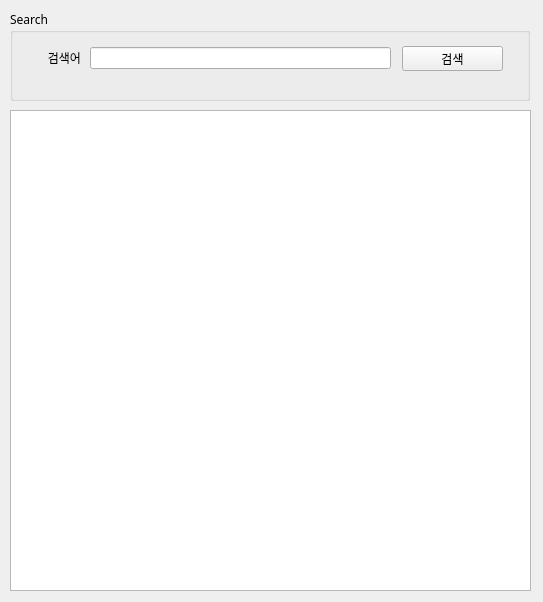
<?xml version="1.0" encoding="UTF-8"?>
<ui version="4.0">
 <class>frmNaverSearch</class>
 <widget class="QWidget" name="frmNaverSearch">
  <property name="geometry">
   <rect>
    <x>0</x>
    <y>0</y>
    <width>543</width>
    <height>602</height>
   </rect>
  </property>
  <property name="sizePolicy">
   <sizepolicy hsizetype="Fixed" vsizetype="Fixed">
    <horstretch>0</horstretch>
    <verstretch>0</verstretch>
   </sizepolicy>
  </property>
  <property name="windowTitle">
   <string>네이버 뉴스 검색</string>
  </property>
  <widget class="QGroupBox" name="groupBox">
   <property name="geometry">
    <rect>
     <x>10</x>
     <y>10</y>
     <width>520</width>
     <height>91</height>
    </rect>
   </property>
   <property name="font">
    <font>
     <family>나눔고딕코딩</family>
    </font>
   </property>
   <property name="title">
    <string>Search</string>
   </property>
   <widget class="QLabel" name="label">
    <property name="geometry">
     <rect>
      <x>20</x>
      <y>38</y>
      <width>51</width>
      <height>20</height>
     </rect>
    </property>
    <property name="text">
     <string>검색어</string>
    </property>
    <property name="alignment">
     <set>Qt::AlignRight|Qt::AlignTrailing|Qt::AlignVCenter</set>
    </property>
   </widget>
   <widget class="QLineEdit" name="txtSearch">
    <property name="geometry">
     <rect>
      <x>80</x>
      <y>37</y>
      <width>301</width>
      <height>22</height>
     </rect>
    </property>
   </widget>
   <widget class="QPushButton" name="btnSearch">
    <property name="geometry">
     <rect>
      <x>392</x>
      <y>36</y>
      <width>101</width>
      <height>25</height>
     </rect>
    </property>
    <property name="text">
     <string>검색</string>
    </property>
    <property name="checkable">
     <bool>false</bool>
    </property>
   </widget>
  </widget>
  <widget class="QTableWidget" name="tblResult">
   <property name="geometry">
    <rect>
     <x>10</x>
     <y>110</y>
     <width>521</width>
     <height>481</height>
    </rect>
   </property>
  </widget>
 </widget>
 <resources/>
 <connections/>
</ui>
